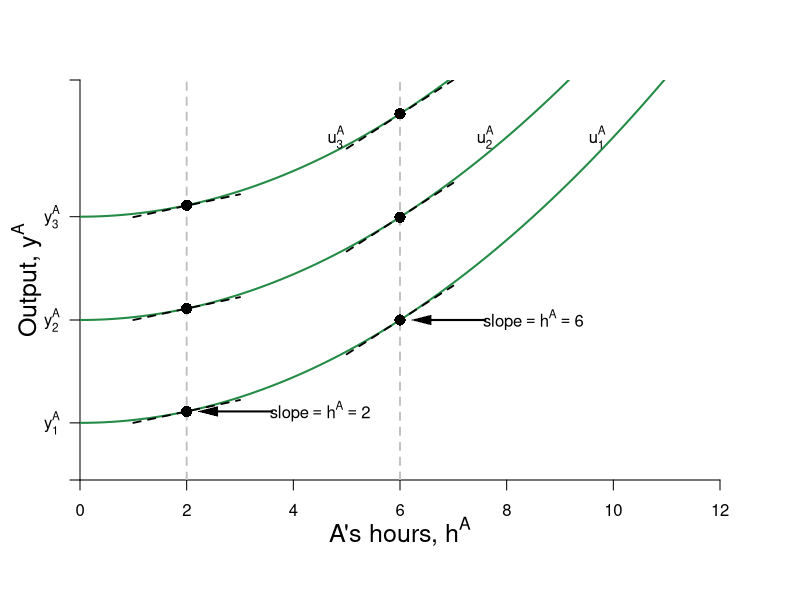

Write R code to recreate this figure.
require(shape)
pdf(file = "coordination_failures/coord_indiff_ya/coord_indiff_ya_2.pdf", width = 9, height = 7)

#Set parameters for graphics
axislabelsize <- 1.5
graphlinewidth <- 2
segmentlinewidth <- 1.8

COL <- c("#7fc97f", "#beaed4", "#fdc086", "#ffff99", "#386cb0", "#f0027f", "#bf5b17", "#666666")
COLA <- c("#99d8c9","#66c2a4","#41ae76", "#238b45", "#005824")
COLB <- c("#4eb3d3", "#2b8cbe", "#0868ac","#084081")

par(mar =  c(6, 4, 4, 4))

indiffA <- function(ea, uA = 46.08) {
  uA + (1/2)*(ea)^2
}

mrsA <- function(ea){
  ea
}

slopeline <- function(ea, yint = 0.5, slope = 2){
  yint + slope*ea
}


xlims <- c(0, 12)
ylims <- c(0, 70)

npts <- 501 
x <- seq(xlims[1], xlims[2], length.out = npts)
y <- seq(ylims[1], ylims[2], length.out = npts) 
a <- c(12, 46.08, 90)

#B's value when at A's bliss point
#0.35*log(5.88) + 0.35*log(8.88) + 0.5*log(10 - 5.88) + 0.5*log(15 - 8.88) 

#B's bliss point x = 4.11765; y = 6.17647
#A's value when at A's bliss point
#0.5*log(4.11765) + 0.5*log(6.17647) + 0.35*log(10 - 4.11765) + 0.35*log(15 - 6.17647) 


plot(0, 0, xlim = xlims, ylim = ylims, type = "n",
     xlab = expression(paste("")),
     ylab = expression(paste("")), 
     xaxt = "n", 
     yaxt = "n", 
     cex.lab = axislabelsize, 
     bty = "n",
     xaxs="i", 
     yaxs="i")

# ticksy <- seq(from = 0, to = ylims[2], by = 2)
# ylabels <- seq(from = 0, to = ylims[2], by = 2)
ticksx <- seq(from = 0, to = xlims[2], by = 2)
xlabels <- seq(from = 0, to = xlims[2], by = 2)
ticksy <- c(0, 10, 28, 46.08, 70)
ylabels <- c(NA, expression(paste(y[1]^A)), expression(paste(y[2]^A)), expression(paste(y[3]^A)), NA)
# ticksx <- c(0, 6.9, 12, 9.6, 16, 24, 26)
# xlabels <- c(NA, expression(paste(e^A,"*")), expression(paste(1/2*beta)), expression(paste(e^{AN})), expression(paste(alpha)), expression(paste(1/beta)), NA)

axis(1, at = ticksx, pos = 0, labels = xlabels)
axis(2, at = ticksy, pos = 0, labels = ylabels, las = 1)

npts <- 500 
xx1 <- seq(xlims[1], xlims[2], length.out = npts)

lines(xx1, indiffA(xx1, uA = 10), col = COLA[4], lwd = graphlinewidth)
lines(xx1, indiffA(xx1, uA = 28), col = COLA[4], lwd = graphlinewidth)
lines(xx1, indiffA(xx1, uA = 46.08), col = COLA[4], lwd = graphlinewidth)
# lines(xx1, brfB(xx1, alpha = 16, beta = 1/24), col = COLB[4], lwd = graphlinewidth)
# lines(xx1, brfPEA(xx1, alpha = 16, beta = 1/24), col = COLA[4], lwd = graphlinewidth)
# lines(xx1, brfPEB(xx1, alpha = 16, beta = 1/24), col = COLB[4], lwd = graphlinewidth)

# contour(x, y, 
#         outer(x, y, uA),
#         #labels = c("v1", "v2", "v3"),
#         drawlabels = FALSE,
#         col = COLA[3],
#         #xlab = expression(paste("A's Apples, ", x)),
#         #ylab = expression(paste("A's Oranges, ", y)),
#         #cex.lab = axislabelsize,
#         lwd = graphlinewidth,
#         levels = a, 
#         xaxs="i", 
#         yaxs="i", 
#         add = TRUE)


segments(2, 0, 2, ylims[2], lty = 2, col = "gray" , lwd = segmentlinewidth)
segments(6, 0, 6, ylims[2], lty = 2, col = "gray" , lwd = segmentlinewidth)


mtext(expression(paste("A's hours, ", h^A)), side=1, line = 2.5, cex = axislabelsize)
text(-1, 35, expression(paste("Output, ", y^A)), xpd = TRUE, cex = axislabelsize, srt = 90)
#
text(4.5, 12, expression(paste("slope", phantom()==h^A, phantom() == 2)))
Arrows(3.6, 12, 2.4, 12, col = "black", lty = 1, lwd = 2, arr.type = "triangle", arr.lwd = 0.5)
#
text(8.5, 28, expression(paste("slope", phantom()==h^A, phantom() == 6)))
Arrows(7.6, 28, 6.4, 28, col = "black", lty = 1, lwd = 2, arr.type = "triangle", arr.lwd = 0.5)

#Label the iso-welfare functions for the HG, Aisha
text(9.7, 60, expression(u[1]^A))
text(7.6, 60, expression(u[2]^A))
text(4.8, 60, expression(u[3]^A))




lowint <- c(8, 26, 44)

slopex1 <- seq(1,3,length.out = 200)
lines(slopex1, slopeline(slopex1, yint = lowint[1], slope = mrsA(ea = 2)), col = "black", lty = 2, lwd = segmentlinewidth)
lines(slopex1, slopeline(slopex1, yint = lowint[2], slope = mrsA(ea = 2)), col = "black", lty = 2, lwd = segmentlinewidth)
lines(slopex1, slopeline(slopex1, yint = lowint[3], slope = mrsA(ea = 2)), col = "black", lty = 2, lwd = segmentlinewidth)

highint <- c(-8, 10, 28)
slopex2 <- seq(5,7,length.out = 200)
lines(slopex2, slopeline(slopex2, yint = highint[1], slope = mrsA(ea = 6)), col = "black", lty = 2, lwd = segmentlinewidth)
lines(slopex2, slopeline(slopex2, yint = highint[2], slope = mrsA(ea = 6)), col = "black", lty = 2, lwd = segmentlinewidth)
lines(slopex2, slopeline(slopex2, yint = highint[3], slope = mrsA(ea = 6)), col = "black", lty = 2, lwd = segmentlinewidth)


firstpointsx <- c(2, 2, 2)
firstpointsy <- c(indiffA(ea = firstpointsx[1], uA = 10), indiffA(ea = firstpointsx[2], uA = 28), indiffA(ea = firstpointsx[3], uA = 46.08))
points(firstpointsx, firstpointsy, pch = 16, col = "black", cex = 1.5)

secondpointsx <- c(6, 6, 6)
secondpointsy <- c(indiffA(ea = 6, uA = 10), indiffA(ea = 6, uA = 28), indiffA(ea = 6, uA = 46.08))
points(secondpointsx, secondpointsy, pch = 16, col = "black", cex = 1.5)


dev.off()
